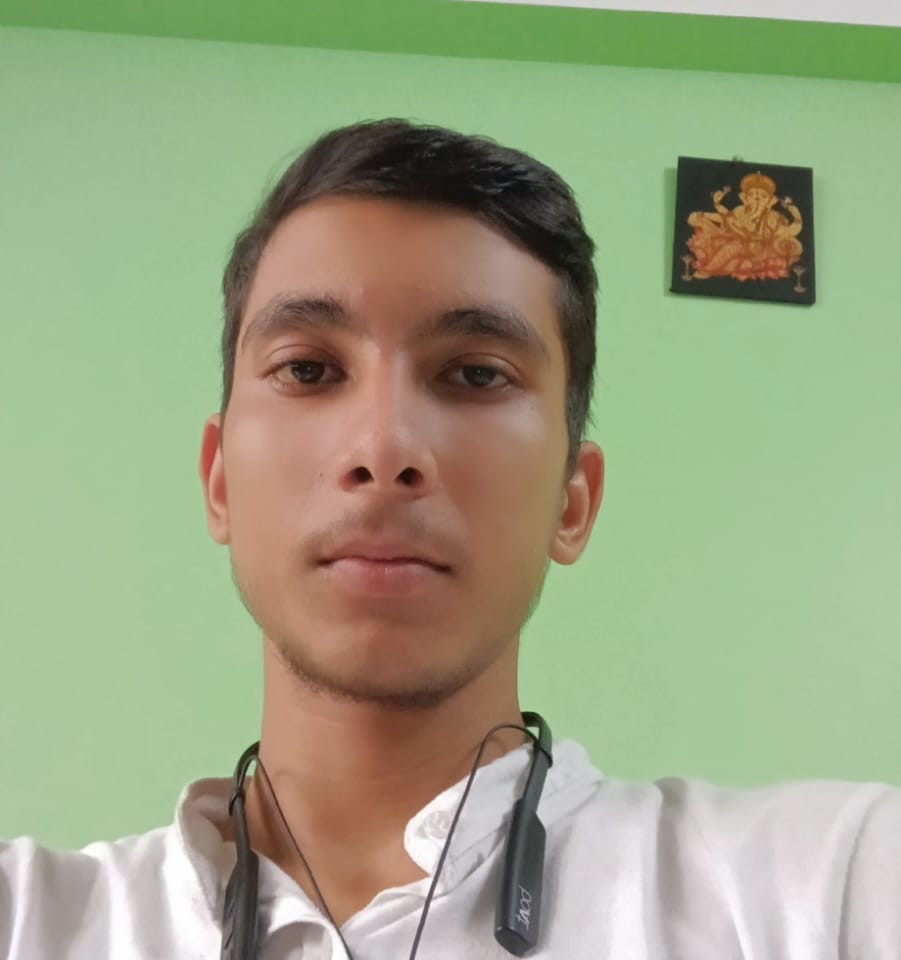
#> input picture images/bimal.jpeg, 901 x 960 px
$ python test.py
#> lines starting #> are read from the running program, lines starting #| are printed output that depends on the picture
import cv2 as  cv

img = cv.imread("images/bimal.jpeg", cv.IMREAD_GRAYSCALE)
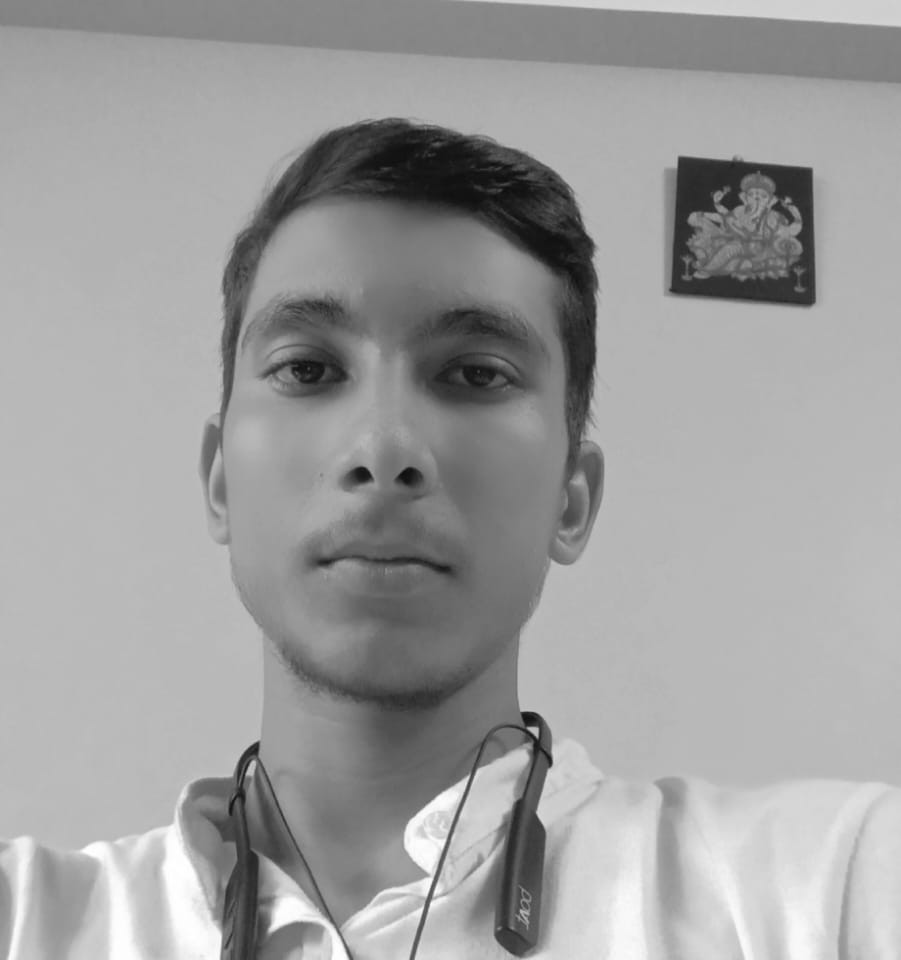
#> img: shape (960, 901); min 13, max 255, mean 158.1

print(img.shape)
#| (960, 901)

$ run again, with images/baroon.jpeg copied over images/bimal.jpeg
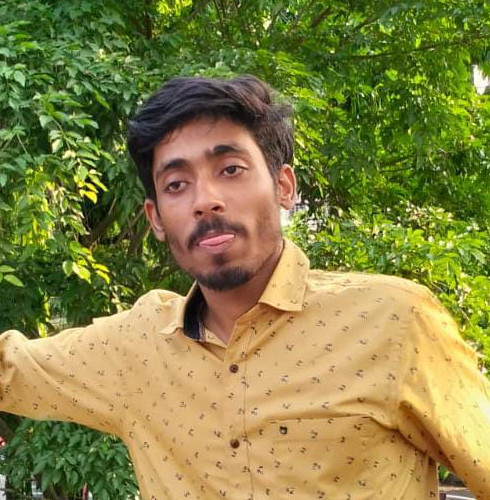
#> input picture images/baroon.jpeg, 490 x 500 px
#> `img = cv.imread("images/bimal.jpeg", cv.IMREAD_GRAYSCALE)`:
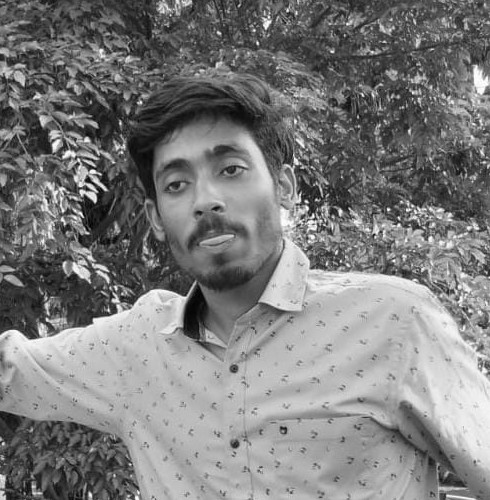
#> img: shape (500, 490); min 0, max 255, mean 124.9
#| (500, 490)

$ run again, with images/sourav.jpeg copied over images/bimal.jpeg
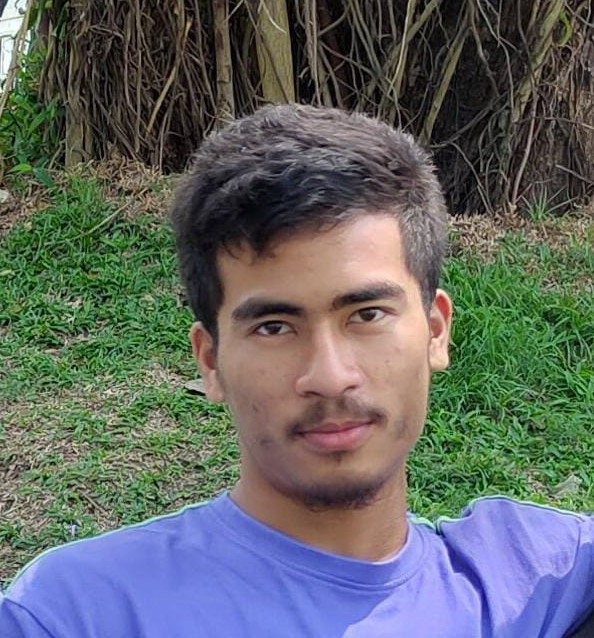
#> input picture images/sourav.jpeg, 594 x 638 px
#> `img = cv.imread("images/bimal.jpeg", cv.IMREAD_GRAYSCALE)`:
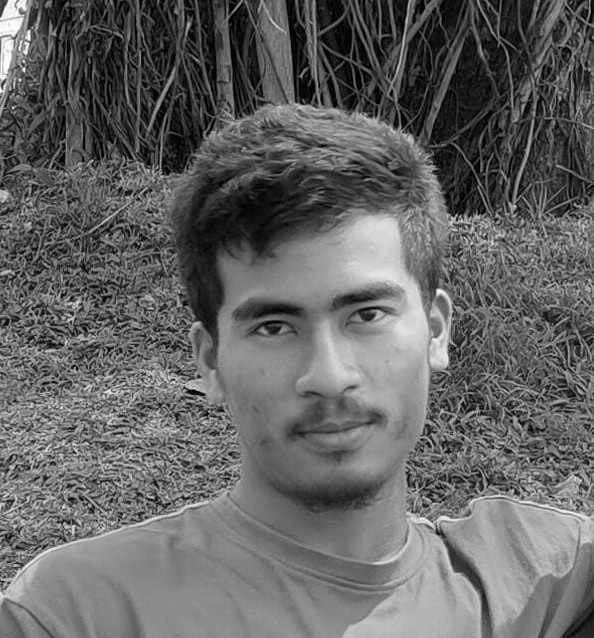
#> img: shape (638, 594); min 0, max 255, mean 101
#| (638, 594)

$ run again, with images/upokul.jpeg copied over images/bimal.jpeg
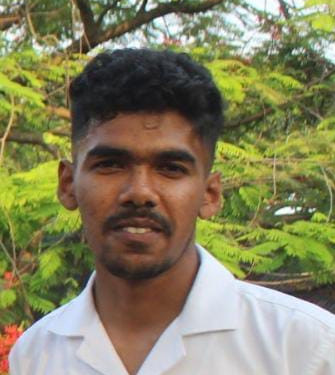
#> input picture images/upokul.jpeg, 335 x 375 px
#> `img = cv.imread("images/bimal.jpeg", cv.IMREAD_GRAYSCALE)`:
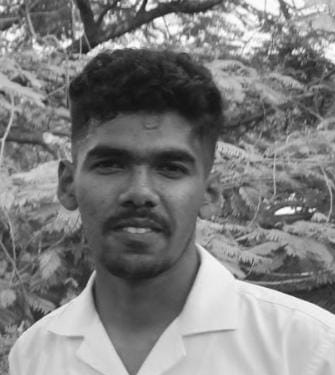
#> img: shape (375, 335); min 17, max 255, mean 126.7
#| (375, 335)
